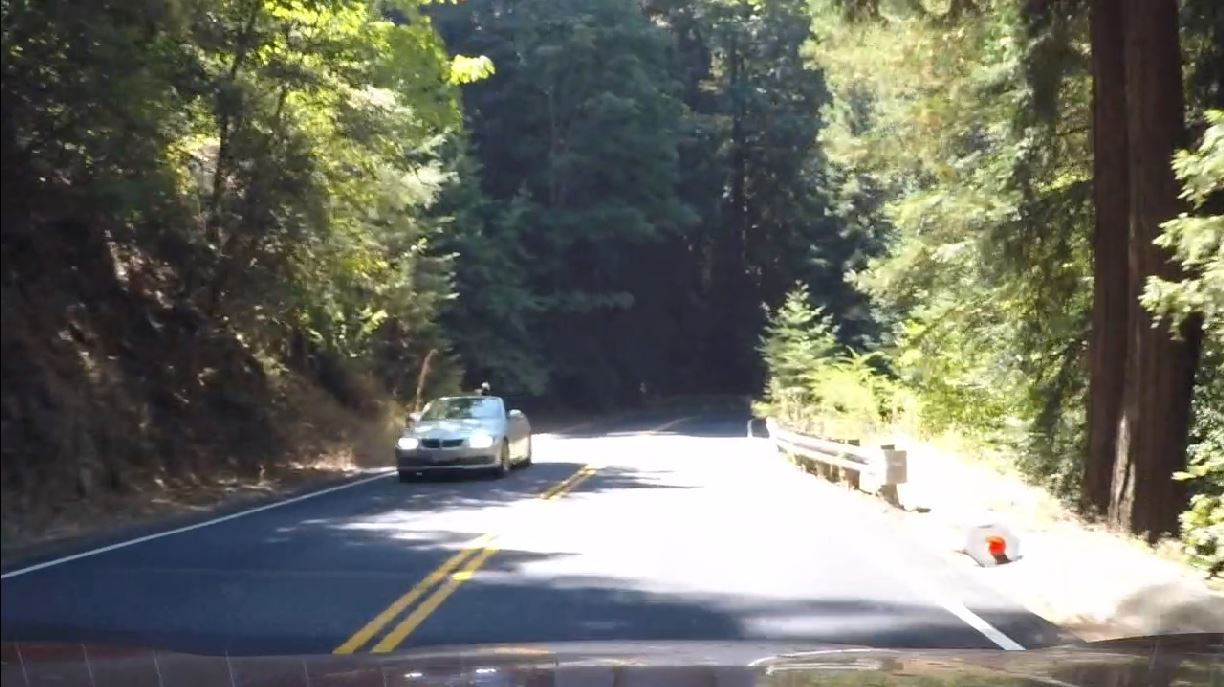
#> input picture test_images/road15.JPG, 1224 x 687 px, found by its file name
$ jupyter execute --allow-errors P4_test.ipynb   (shell and % lines are left out)   (older library calls are emulated)
#> lines starting #> are read from the running program, lines starting #| are printed output that depends on the picture
1. Read Image
2. Calibrate
3. Change the color space to appropriate
4. Apply color and gradient thresholds
5. Perspective transform
6. Sliding window search for lanes

[cell 1]
import pickle
import cv2
import numpy as np
import matplotlib.pyplot as plt
import matplotlib.image as mpimg

# to read images named as name1, name2, ...
import glob
# prepare object points
# The number of inside corners in x and y
nx = 9
ny = 6
# Store Object points and image points from all the images
objPoints = []  # 3D points in real world space
imgPoints = []  # 3D points in image place

# Prepare object points like (0,0,0), (1,0,0), (2,0,0)...(8,5,0)
objp = np.zeros((nx*ny, 3), np.float32)
objp[:,:2] = np.mgrid[0:nx, 0:ny].T.reshape(-1, 2) # a list of x, y coordinates
#print(np.mgrid[0:9, 0:6])
#print(np.mgrid[0:9, 0:6].T)    # break down for reference
#print(np.mgrid[0:9, 0:6].T.reshape(-1, 2))    # break down for reference

[cell 2]
# [26 lines left out: function corners_unwarp, not called in this run]

[cell 3]
# Make a list of calibration images
image_names = glob.glob('./camera_cal/calibration*.jpg')
images = []
rows = len(image_names)
# fig1 = plt.figure(figsize=(9,int(4.5*rows)+1))
cam_mtx = None
cam_dist = None
print('|>', end='')
for img_name in image_names:
    img = cv2.imread(img_name)
    gray = cv2.cvtColor(img, cv2.COLOR_BGR2GRAY)        # Convert to grayscale
    ret, corners = cv2.findChessboardCorners(gray, (nx, ny), None)    # Find the chessboard corners
    # If found, store imagepoint and object point data and draw corners
    if ret == True:
        objPoints.append([np.copy(objp)])
        imgPoints.append([corners])
        # Draw and display the corners
        imc = np.copy(img)
        cv2.drawChessboardCorners(imc, (nx, ny), corners, ret)
        images.append(imc)
        #fig1.add_subplot(rows, 2, len(images)*2 -1)
        #plt.imshow(imc)

        # These are the arrays you calculated using cv2.calibrateCamera()
        ret, mtx, dist, rvecs, tvecs = cv2.calibrateCamera(objPoints[-1], imgPoints[-1], gray.shape[::-1], \
                                                           None, None, flags=cv2.CALIB_USE_INTRINSIC_GUESS)
        cam_mtx = mtx
        cam_dist = dist
        undist = cv2.undistort(img, mtx, dist, None, mtx)
        warped_image = corners_unwarp(undist, nx, ny, mtx, dist, corners)
        #fig1.add_subplot(rows, 2, len(images)*2)
        #plt.imshow(warped_image)
        print('-', end='')
print('<|')
#plt.show()

[cell 4]
def canny(img, low_threshold, high_threshold):
    """Applies the Canny transform"""
    return cv2.Canny(img, low_threshold, high_threshold)

# [11 lines left out: function auto_threshold_canny, not called in this run]

def gaussian_blur(img, kernel_size):
    """Applies a Gaussian Noise kernel"""
    return cv2.GaussianBlur(img, (kernel_size, kernel_size), 0)

[cell 5]
# [30 lines of commented-out code are left out]

[cell 6]
road = 15

t_img = cv2.imread("./test_images/road"+str(road)+".jpg")
#> t_img is the input picture: shape (687, 1224, 3); mean B, G, R 100.4, 109.9, 108.3
img_rgb = cv2.cvtColor(t_img, cv2.COLOR_BGR2RGB)
img_hls = cv2.cvtColor(t_img, cv2.COLOR_BGR2HLS)
#> img_hls: shape (687, 1224, 3); mean of channels 0, 1, 2 69.7, 104.9, 62.9
img_hsv = cv2.cvtColor(t_img, cv2.COLOR_BGR2HSV)
#> img_hsv: shape (687, 1224, 3); mean H, S, V 69.7, 59.3, 116.9


t1 = t_img[:,:,0] - np.median(t_img[:,:, 0])*1.3
t2 = t_img[:,:,1] - np.median(t_img[:,:, 1])*1.3
t3 = t_img[:,:,2] - np.median(t_img[:,:, 2])*1.3
t1[t1<0] = 0
t2[t2<0] = 0
t3[t3<0] = 0
t_img[:,:,0] = t1
t_img[:,:,1] = t2
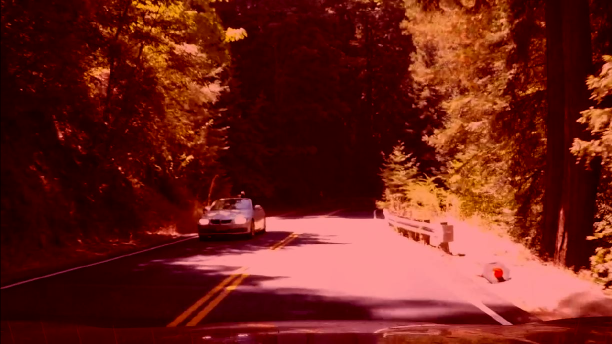
#> t_img: shape (687, 1224, 3) (shown at 1/2 size); mean B, G, R 25.5, 34, 108.3
t_img[:,:,2] = t3
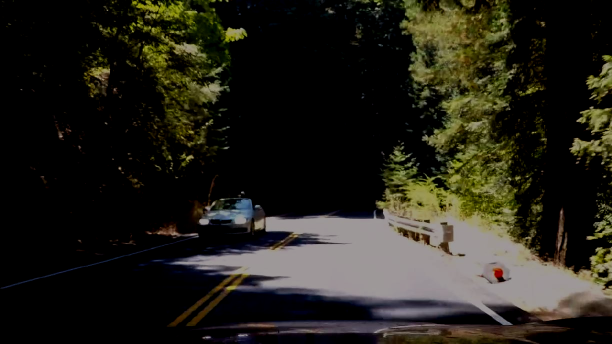
#> t_img: shape (687, 1224, 3) (shown at 1/2 size); mean B, G, R 25.5, 34, 35.8
img_rgb2 = cv2.cvtColor(t_img, cv2.COLOR_BGR2RGB)
plt.imshow(img_rgb2)
#plt.imshow(img_rgb2[:,:,0], cmap="gray")
plt.show()


hsv2 = cv2.cvtColor(t_img, cv2.COLOR_BGR2HSV)
#> hsv2: shape (687, 1224, 3); mean H, S, V 26.7, 60.9, 37
plt.imshow(hsv2[:,:,2])
plt.show()
t1 = np.zeros_like(hsv2[:,:,2])
t1[hsv2[:,:,2] > 30] = 1
plt.imshow(t1, cmap="gray")
plt.show()
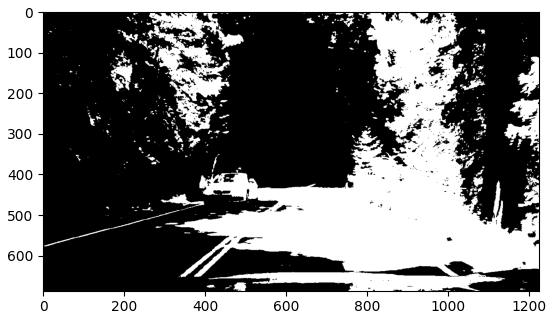
#> figure drawn by matplotlib, 1 panel

#> (the rest of this cell did not finish here and is left out)

[cell 7]
plt.imshow(img_rgb)
plt.show()
regular_median_color = 80    # median color for a image with excellent visibility conditions
d_factor = 15                # factor to decide the effect of overall median color on the thresholds
red_threshold = 220 - (regular_median_color - np.median(img_rgb[:,:, 0]))/d_factor
#> red_threshold = 219.6
green_threshold = 220 - (regular_median_color - np.median(img_rgb[:,:, 1]))/d_factor
#> green_threshold = 219.9
blue_threshold = 220 - (regular_median_color - np.median(img_rgb[:,:, 2]))/d_factor
#> blue_threshold = 219.9

obinary = np.zeros_like(img_rgb[:,:,1])
obinary[(img_rgb[:,:,0] >= red_threshold) | (img_rgb[:,:,1] >= green_threshold) | (img_rgb[:,:,1] >= blue_threshold)] = 1
#plt.imshow(obinary, cmap="gray")
#plt.show()

o1binary = np.zeros_like(img_rgb[:,:,1])
o1binary[(abs(img_rgb[:,:,0]-img_rgb[:,:,1]) <=25) & (abs(img_rgb[:,:,0]-img_rgb[:,:,2]) >=40)] = 1
plt.imshow(o1binary, cmap="gray")
plt.show()

binary = np.zeros_like( img_hls[:,:,0])
binary[(((img_hls[:,:,0] >= 18)  & (img_hls[:,:,0] <= 22) & (img_hls[:,:,0] <= 22)))
       & (o1binary == 1)] = 1
#plt.imshow(binary, cmap="gray")
#plt.show()

obinary = np.zeros_like( img_hls[:,:,0])
obinary[(binary == 1) | (img_hls[:,:,1] >180)] = 1
plt.imshow(obinary, cmap="gray")
plt.show()

[cell 8]
gray = cv2.cvtColor(t_img, cv2.COLOR_BGR2GRAY)

sobelx = cv2.Sobel(gray, cv2.CV_64F, 1, 0, ksize=5)
sobely = cv2.Sobel(gray, cv2.CV_64F, 0, 1, ksize=5)
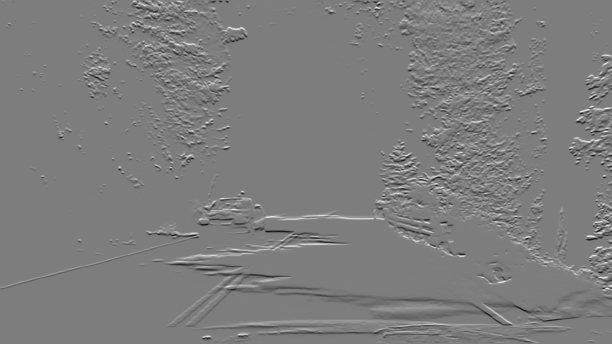
#> sobely: shape (687, 1224) float64 (shown at 1/2 size); min -6826, max 7020, mean -2.1; drawn with min black and max white
abs_sobelx = np.absolute(sobelx)
scaled_sobelx = np.uint8(255*abs_sobelx/np.max(abs_sobelx))
abs_sobely = np.absolute(sobely)
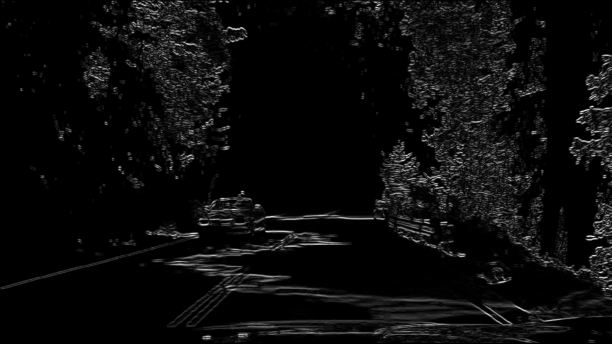
#> abs_sobely: shape (687, 1224) float64 (shown at 1/2 size); min 0, max 7020, mean 323.6; drawn with min black and max white
scaled_sobely = np.uint8(255*abs_sobely/np.max(abs_sobely))

#cmmn = np.zeros_like(scaled_sobely)
#cmmn[(scaled_sobely == 0) | (scaled_sobelx == 1)] = 1
plt.figure(figsize=(16,10))
plt.imshow(scaled_sobelx, cmap='gray')
plt.show()

[cell 9]
thresh_min = 10
thresh_max = 255
sybinary = np.zeros_like(scaled_sobely)
sybinary[(scaled_sobely >= thresh_min) & (scaled_sobely <= thresh_max)] = 1
sxbinary = np.zeros_like(scaled_sobelx)
sxbinary[(scaled_sobelx >= thresh_min) & (scaled_sobelx <= thresh_max)] = 1
binary = (sxbinary + sybinary)//2
# [24 lines of commented-out code are left out]

nbin = np.zeros_like(sobelx)
nbin[(binary == 1) & (obinary == 1)] = 1
plt.figure(figsize=(10,6))
plt.imshow(nbin, cmap='gray')
plt.show()

#### soften this image ####
kernel_size = 5
blur_image = gaussian_blur(nbin, kernel_size)
#plt.figure(figsize=(10,6))
#plt.imshow(blur_image, cmap='gray')
#plt.show()

plt.figure(figsize=(10,6))
plt.imshow(img_rgb)
plt.show()
cp_img = np.copy(img_hls)
cp_img[nbin != 1] = [0, 0, 0]
#> cp_img: shape (687, 1224, 3); mean of channels 0, 1, 2 1.5, 7.6, 4.6
plt.figure(figsize=(10,6))
plt.imshow(cp_img)
plt.show()
# [7 lines of commented-out code are left out]

[cell 10]
img_size = (blur_image.shape[1], blur_image.shape[0])
print(img_size)
# define 4 source points src = np.float32([[,],[,],[,],[,]])
src = np.float32(([(img_size[0]/2)-100, img_size[1]*0.65],
    [(img_size[0]/2)+100, img_size[1]*0.65],
    [img_size[0], img_size[1]],
    [0, img_size[1]]))

# define 4 destination points dst = np.float32([[,],[,],[,],[,]])
dst = np.float32([[0, 0],
    [img_size[0], 0],
    [img_size[0], img_size[1]],
    [0, img_size[1]]])
# use cv2.getPerspectiveTransform() to get M, the transform matrix
M = cv2.getPerspectiveTransform(src, dst)
# use cv2.warpPerspective() to warp your image to a top-down view
warped = cv2.warpPerspective(blur_image, M, img_size, flags=cv2.INTER_LINEAR)
plt.figure(figsize=(10,10))
plt.imshow(warped, cmap="gray")
plt.show()

rM = cv2.getPerspectiveTransform(dst, src)
unwarped = cv2.warpPerspective(warped, rM, img_size, flags=cv2.INTER_LINEAR)
plt.figure(figsize=(16,10))
plt.imshow(unwarped, cmap="gray")
plt.show()

[cell 11]
histogram = np.sum(warped[warped.shape[0]//2:,:], axis=0)
plt.figure(figsize=(16,6))
plt.plot(histogram)
plt.show()
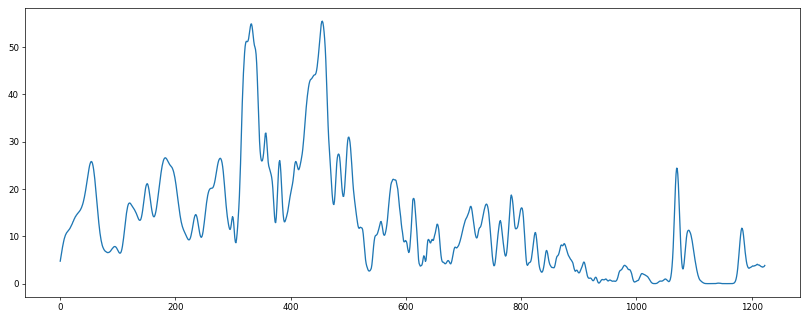
#> figure drawn by matplotlib, 1 panel; curve peaks at x = 455, y = 55.49
left_hist = histogram[:len(histogram)//2]
right_hist = histogram[len(histogram)//2:]
plt.plot(left_hist)
plt.show()
plt.plot(right_hist)
plt.show()
sl = np.argmax(left_hist)
sr = np.argmax(right_hist) + len(histogram)//2
print(sl, sr)

[cell 12]
# Effect of noise is visible quite much in the histogram
# To reduce this effect, instead of checking the peak of full array, take sum of pairs of n adjacent pixels
new_histogram = []
histogram = list(histogram)
n = len(histogram)//40
# pad zeros to make width a multiple of 4
while int(len(histogram)%n) != 0:
    histogram.append(0)
for i in range(0, len(histogram), n):
    new_histogram.append(sum(histogram[i:i+n]))

plt.plot(new_histogram)
plt.show()

left_hist = new_histogram[:len(new_histogram)//2]
right_hist = new_histogram[len(new_histogram)//2:]
plt.plot(left_hist)
plt.show()
plt.plot(right_hist)
plt.show()
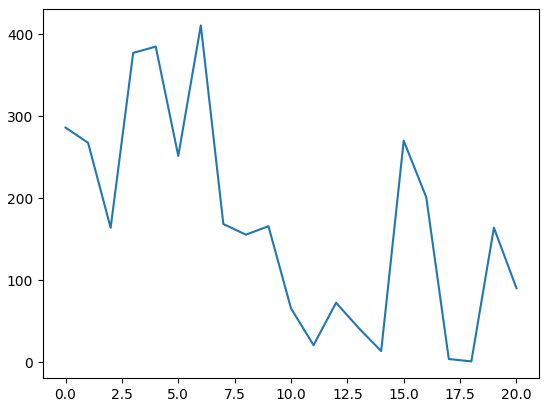
#> figure drawn by matplotlib, 1 panel; curve peaks at x = 6, y = 410.6

sl = np.argmax(left_hist)
sr = np.argmax(right_hist) + len(new_histogram)//2
print(sl*n + n//2, sr*n + n//2)

[cell 13]
# This time output is similar but peaks are clearly visible

# find single base point
def find_base_top(histogram, group_size = 10):
#> called with group_size = 10
    new_histogram = []
    histogram = list(histogram)
    while int(len(histogram)%group_size) != 0:
        histogram.append(0)
    for i in range(0, len(histogram), group_size):
        new_histogram.append(sum(histogram[i:i+group_size]))
    ct = np.argmax(new_histogram)
    base, top = 0, 0
    # loop backwards to get the base by finding the local minima
    # loop forward to get the top by finding the local minima
    for sv, lv, inc in [(ct, 0, -1), (ct, len(new_histogram), 1)]:
        dif = 0
        for i in range(sv, lv, inc):
            cdif = new_histogram[ct] - new_histogram[i]
            if cdif >= dif:
                dif = cdif
            else:
                if inc < 0:
                    base = i
                else:
                    top = i
                break
    base = int(round(base*group_size + group_size*0.65))  # This could be improved to increase accuracy
    top = int(round(top*group_size + group_size*0.45))
    return base, top

# create the function to find these values
def find_initial_base_top(histogram, group_size = 10):
    new_histogram = list(histogram)
    left_hist = new_histogram[:len(new_histogram)//2]
    right_hist = new_histogram[len(new_histogram)//2:]
    n = len(left_hist)
    bl, tl = find_base_top(left_hist, group_size)
    br, tr = find_base_top(right_hist, group_size)
    br, tr = br+n, tr+n
    return (bl, tl), (br, tr)

sl, sr = find_initial_base_top(histogram)
print(sl, sr)

$ run again, with test_images/road1.JPG copied over test_images/road15.JPG
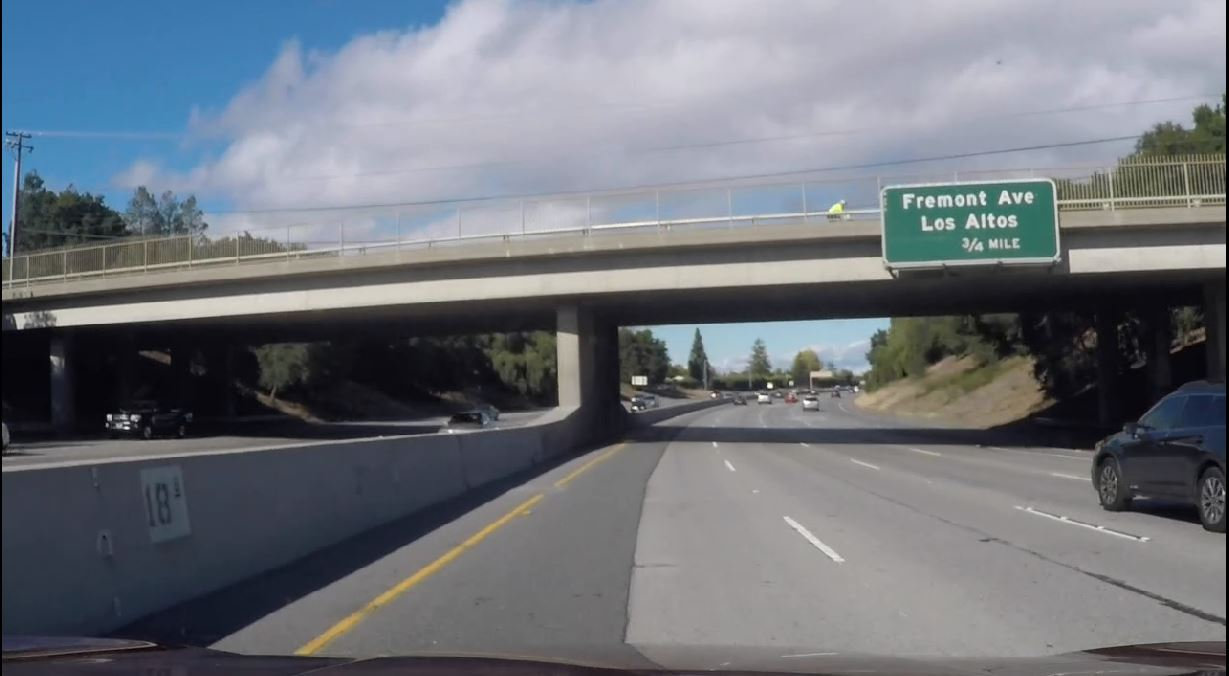
#> input picture test_images/road1.JPG, 1229 x 676 px, found by its file name
#> t_img is the input picture: shape (676, 1229, 3); mean B, G, R 123, 115.6, 110.8
#> img_hls: shape (676, 1229, 3); mean of channels 0, 1, 2 87.4, 117, 33.7
#> img_hsv: shape (676, 1229, 3); mean H, S, V 87.4, 44, 126.4
#> hsv2: shape (676, 1229, 3); mean H, S, V 39.8, 67.8, 8.1
#> `plt.show()`:
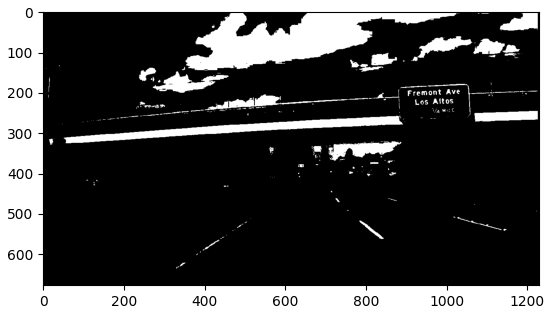
#> figure drawn by matplotlib, 1 panel
#> red_threshold = 222.6
#> green_threshold = 223.2
#> blue_threshold = 223.7
#> cp_img: shape (676, 1229, 3); mean of channels 0, 1, 2 0.7, 1.8, 0.3
#> `plt.show()`:
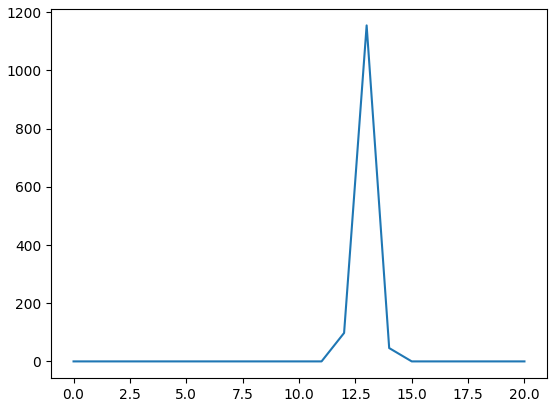
#> figure drawn by matplotlib, 1 panel; curve peaks at x = 13, y = 1155

$ run again, with test_images/road10.JPG copied over test_images/road15.JPG
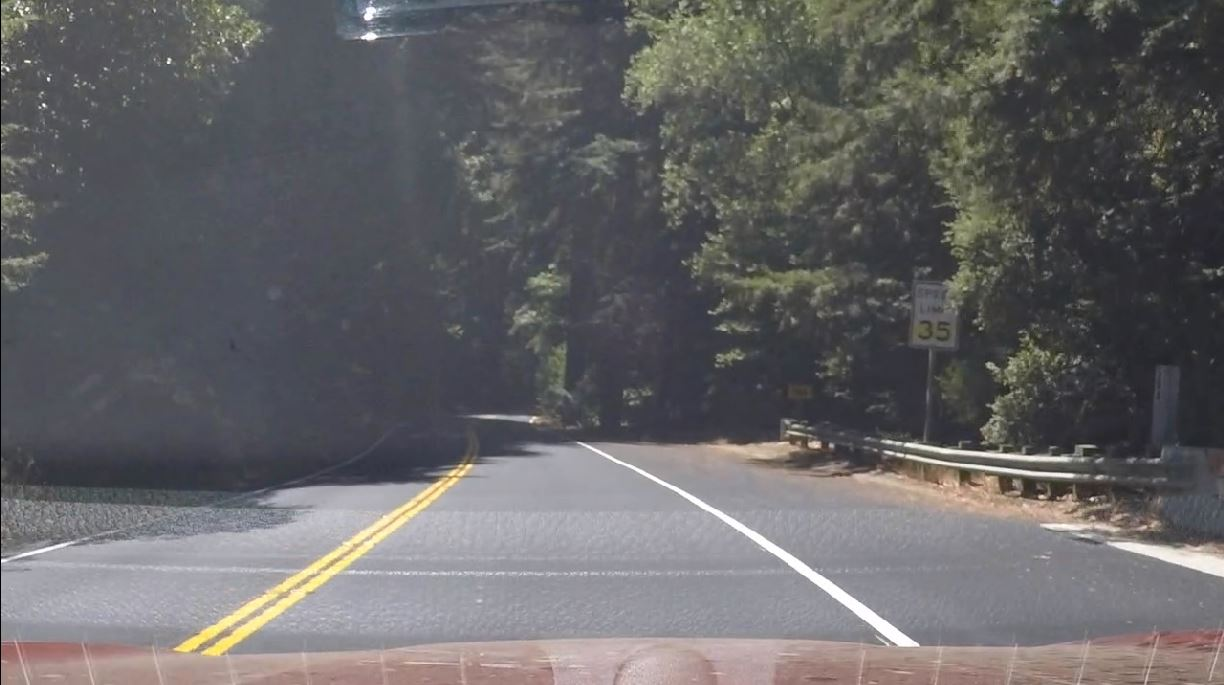
#> input picture test_images/road10.JPG, 1224 x 685 px, found by its file name
#> t_img is the input picture: shape (685, 1224, 3); mean B, G, R 102.5, 100.8, 102
#> img_hls: shape (685, 1224, 3); mean of channels 0, 1, 2 90.1, 102.4, 17.8
#> img_hsv: shape (685, 1224, 3); mean H, S, V 90.1, 25.8, 107.7
#> hsv2: shape (685, 1224, 3); mean H, S, V 24, 33.3, 17
#> `plt.show()`:
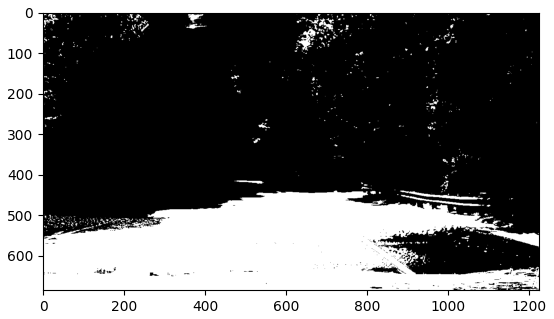
#> figure drawn by matplotlib, 1 panel
#> red_threshold = 220.2
#> green_threshold = 220.3
#> blue_threshold = 220.7
#> cp_img: shape (685, 1224, 3); mean of channels 0, 1, 2 0.7, 2.7, 1.3
#> `plt.show()`:
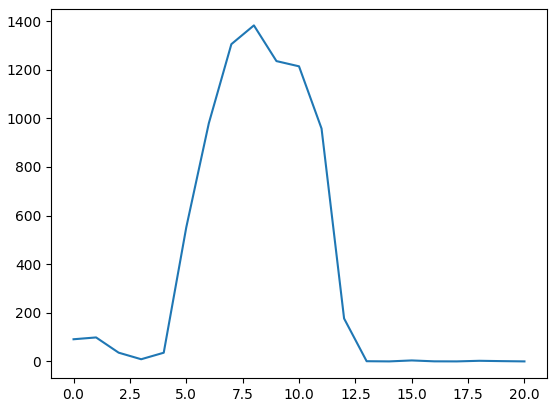
#> figure drawn by matplotlib, 1 panel; curve peaks at x = 8, y = 1382.7
